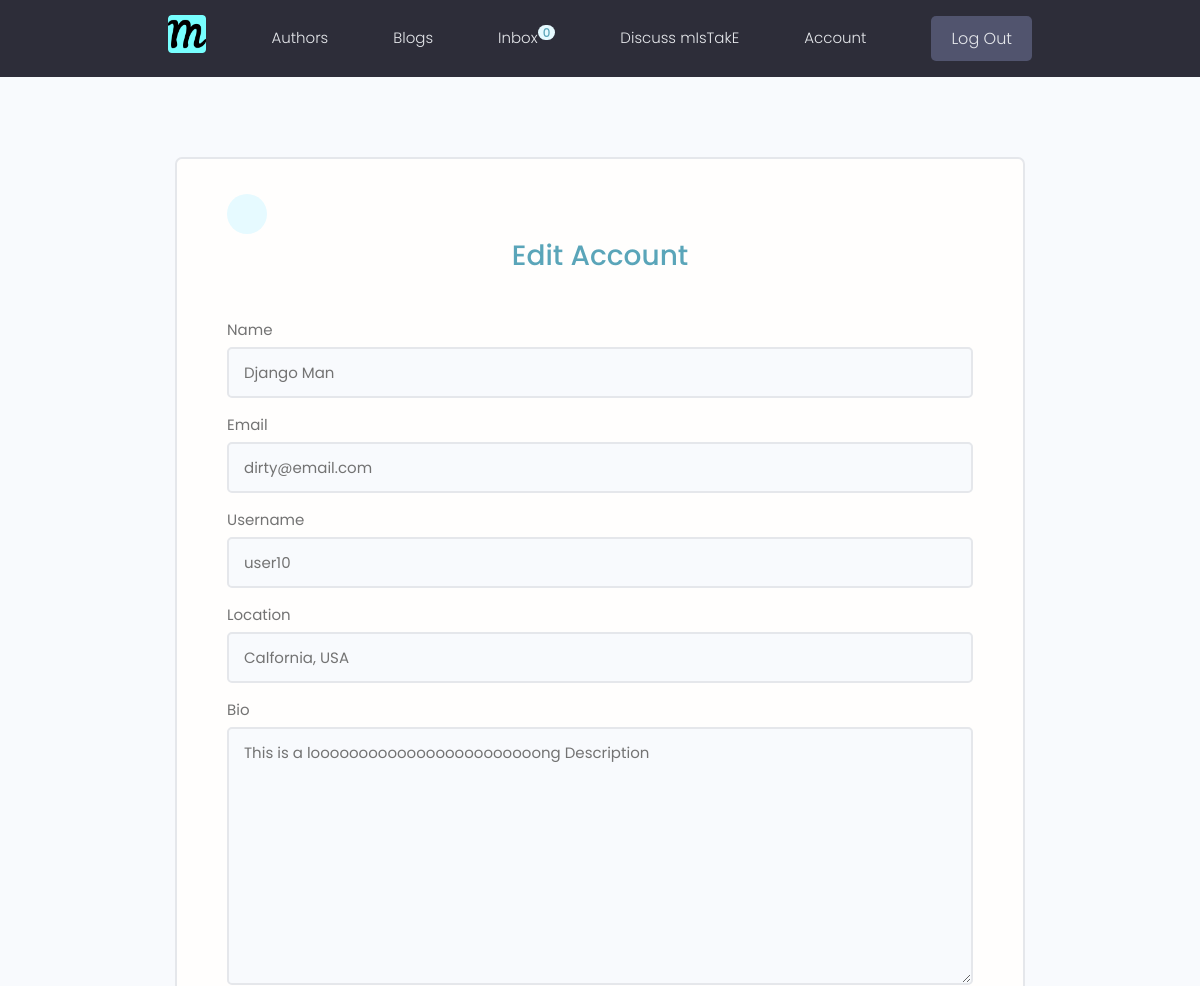
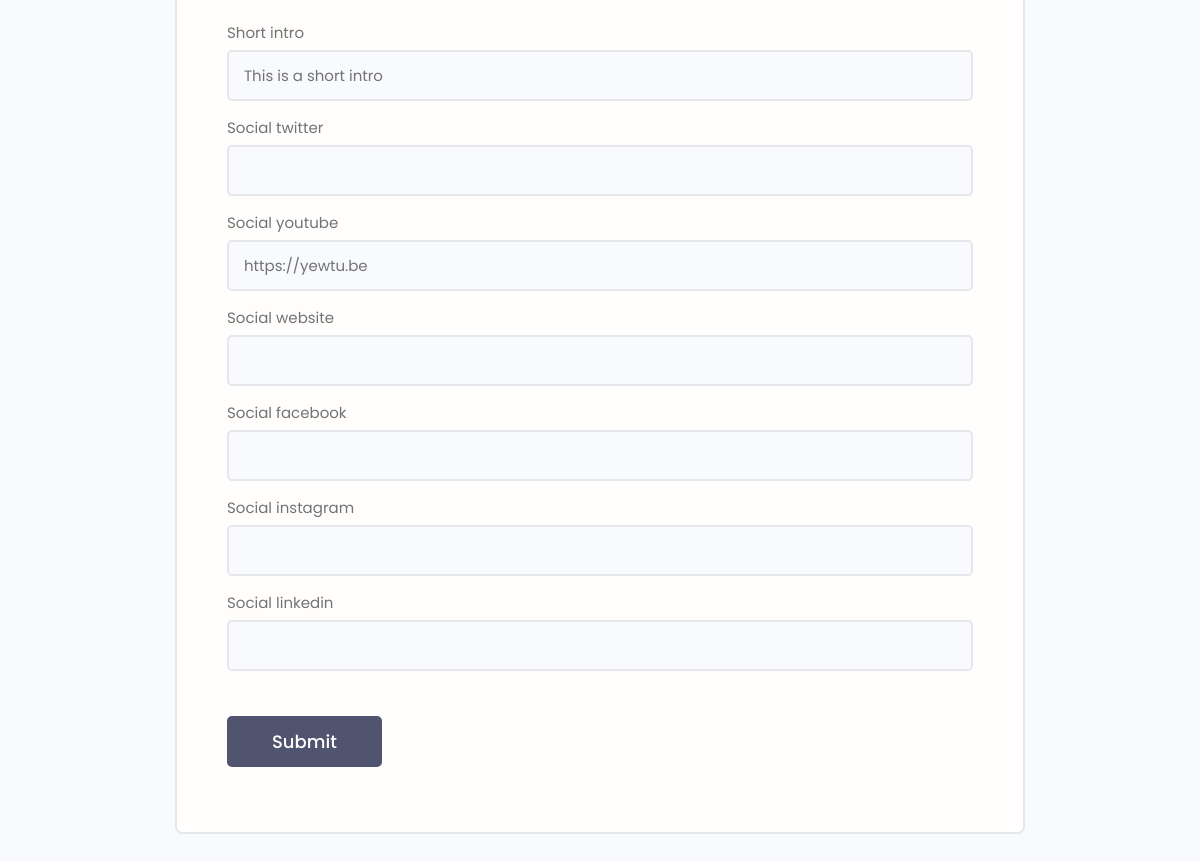
/users/edit-account/ (signed in), run on the app's committed database (2 pictures, top to bottom).
### users/models.py (models this page shows, shortened)
class Profile(models.Model):
    user = models.OneToOneField(
        User, on_delete=models.CASCADE, null=True, blank=True)
    name = models.CharField(max_length=200, null=True, blank=True)
    email = models.EmailField(
        max_length=400, unique=True, null=True, blank=True)
    username = models.CharField(max_length=200, blank=True, null=True)
    location = models.CharField(max_length=200, default="Earth, Milky Way")
    short_intro = models.CharField(
        max_length=300, default="BTW, I never wrote an intro BD")
    bio = models.TextField(blank=True, null=True)
    profile_image = CloudinaryField('image', default='default.jpg')
    social_instagram = models.CharField(max_length=200, null=True, blank=True)
    social_facebook = models.CharField(max_length=200, null=True, blank=True)
    social_twitter = models.CharField(max_length=200, null=True, blank=True)
    social_linkedin = models.CharField(max_length=200, null=True, blank=True)
    social_youtube = models.CharField(max_length=200, null=True, blank=True)
    social_website = models.CharField(max_length=200, null=True, blank=True)
    created = models.DateTimeField(auto_now_add=True)
    id = models.UUIDField(default=uuid.uuid4,
                          primary_key=True, unique=True, editable=False)
    class Meta:
        ordering = ['-created']

### users/views.py (the view)
# urls.py: path('edit-account/', views.editAccount, name="edit-account"),
@login_required(login_url='login')
def editAccount(request):
    profile = request.user.profile
    form = ProfileForm(instance=profile)
    if request.method == "POST":
        form = ProfileForm(request.POST, request.FILES, instance=profile)
        if form.is_valid():
            form.save()
            return redirect('account')
    context = {'form': form}
    return render(request, 'users/profile_form.html', context)

### users/forms.py
class ProfileForm(ModelForm):
    class Meta:
        model = Profile
        fields = ['name', 'email', 'username',
                  'location', 'bio', 'short_intro', 'social_twitter', 'social_youtube', 'social_website', 'social_facebook', 'social_instagram', 'social_linkedin']
    def __init__(self, *args, **kwargs):
        super(ProfileForm, self).__init__(*args, **kwargs)
        for name, field in self.fields.items():
            field.widget.attrs.update({
                'class': 'input input--text'
            })

### users/templates/users/profile_form.html (shortened to what this page needs)
{% extends 'main.html' %}
{% block content %}
<main class="formPage my-xl">
    <div class="content-box">
        <div class="formWrapper">
            <a class="backButton" href="{% url "account" %}"></a>
            <h4 style="text-align:center;color:var(--color-main)">Edit Account</h4>
            <br>
            <form class="form" method="POST">
                {% for field in form %}
                    <div class="form__field">
                        <label for="formInput#text">{{field.label}}</label>
                        {{field}}
                    </div>
                {% endfor %}
                <input class="btn btn--sub btn--lg  my-md" type="submit" value="Submit" />
            </form>
        </div>
    </div>
</main>
{% endblock content %}

### templates/navbar.html (shortened to what this page needs)
{% load static %}
<div>
  <header class="header" >
    <div class="container container--narrow">
      <a href="{% url 'blogs'%}" class="header__logo">
        <img src="{% static 'images/favicon/android-chrome-512x512.png'%}" alt="Mistakes - We make mistakes logo" />
      </a>
      <nav class="header__nav">
        <ul class="header__menu">
          <li class="header__menuItem"><a href="{% url 'profiles' %}">Authors</a></li>
          <li class="header__menuItem"><a href="{% url 'blogs' %}">Blogs</a></li>
          {% if request.user.is_authenticated %}
          <li class="header__menuItem"><a href="{% url 'inbox' %}">Inbox<sup class='tag tag--pill tag--main'
                style="padding:5px;height:15px">{{request.user.profile.messages.all.count}}</sup></a>
          </li>
          <li class="header__menuItem"><a href="{% url 'create-blog' %}?next=account"> Discuss mIsTakE</a></li>
          <li class="header__menuItem"><a href="{% url 'account' %}"> Account </a></li>
          <li class="header__menuItem"><a href="{% url 'logout' %}" class="btn btn--sub">Log Out</a></li>
          {% else %}
          <li class="header__menuItem"><a href="{% url 'login' %}" class="btn btn--sub">Login/Sign Up</a></li>
          {% endif %}
        </ul>
      </nav>
    </div>
  </header>
  <div>

### static/styles/app.css (style rules this page uses)
:root { --color-sub: #2d2d39; }
.btn--sub { background-color: var(--color-sub-light); }
img { width: 100%; }
.content-box { width: 95%; max-width: 85rem; margin: 0 auto; }
.header { position: sticky; z-index: 111; background-color: var(--color-sub); padding: 1.5rem 0; }
.header>.container { display: flex; justify-content: space-between; align-items: center; }
.header__logo>img { height: 3.8rem; }
.header__nav>ul { display: inline-flex; align-items: center; list-style: none; gap: 6.5rem; }
.header__menuItem>a { color: var(--color-light); font-weight: 300; }
.backButton { background: var(--color-main-light); color: var(--color-main); width: 4rem; height: 4rem; display: flex; align-items: center; justify-content: center; border-radius: 50%; }
.formPage .formWrapper { list-style: none; background: var(--color-white); padding: 3.5rem 5rem; border: 2px solid var(--color-light); border-radius: 0.7rem; }

### static/uikit/styles/modules/_variables.css (style rules this page uses)
:root { --color-main: #5aa5b9; --color-main-light: #e6faff; --color-sub: #3f4156; --color-sub-light: #51546e; --color-sub-lighter: #ededfd; --color-text: #737373; --color-gray: #8b8b8b; --color-light: #e5e7eb; --color-light-gray: #767676; --color-bg: #f8fafd; --color-white: #fffefd; --color-white-light: #f3f3f3; --color-success: #359e64; --color-success-bg: #def8e8; --color-error: #fc4b0b; --color-error-bg: #fff2ee; --font-base: 'Poppins', arial, helvetica, 'Segoe UI', roboto, ubuntu, sans-serif; --font-monospace: 'Fira Code', 'Courier New', courier, monospace; --font-regular: 300; --font-medium: 500; --font-bold: 700; --generic-shadow: 1px 1px 5px #00000010; --generic-transition: all 0.3s ease-in-out; }

### static/uikit/styles/modules/_base.css (style rules this page uses)
* { margin: 0; padding: 0; box-sizing: border-box; text-rendering: optimizeLegibility; color: inherit; font-size: inherit; }
html { font-size: 50%; }
@media only screen and (min-width: 480px) { html { font-size: 56.25%; } }
@media only screen and (min-width: 1200px) { html { font-size: 62.5%; } }
body { line-height: 1.6; font-weight: 400; font-size: 1.5rem; color: var(--color-text); background-color: var(--color-bg); min-height: 100vh; }

### static/uikit/styles/modules/_typography.css (style rules this page uses)
* { font-family: var(--font-base); }
h4 { font-size: 2.8rem; font-weight: var(--font-medium); }
a { padding-bottom: 2px; text-decoration: none; display: inline-block; color: var(--color-main); font-weight: var(--font-medium); }

### static/uikit/styles/modules/_utilities.css (style rules this page uses)
.container { width: 92%; max-width: 165rem; margin: 0 auto; box-sizing: border-box; }
.container--narrow { width: 92%; max-width: 120rem; }
@media screen and (min-width: 1000px) { .container { width: 90%; } }
@media screen and (min-width: 1000px) { .container--narrow { width: 85%; } }
@media screen and (min-width: 1200px) { .container { width: 80%; } }
@media screen and (min-width: 1200px) { .container--narrow { width: 72%; } }
.my-md { margin: 3rem auto; }
.my-xl { margin: 8rem auto; }

### static/uikit/styles/modules/_button.css (style rules this page uses)
.btn { display: inline-block; position: relative; cursor: pointer; background-color: var(--color-light); font-weight: var(--font-medium); color: var(--color-sub); text-decoration: none; padding: 1rem 2rem; border-radius: 0.5rem; border: none; width: -webkit-fit-content; width: -moz-fit-content; width: fit-content; height: -webkit-fit-content; height: -moz-fit-content; height: fit-content; font-size: 1.6rem; outline-width: 0; outline-color: transparent; -webkit-backface-visibility: hidden; backface-visibility: hidden; transition: all 0.3s ease-in-out; }
.btn--sub { background-color: var(--color-sub); color: var(--color-white); }
.btn--lg { font-size: 1.8rem; padding: 1.2rem 4.5rem; }

### static/uikit/styles/modules/_form.css (style rules this page uses)
.form { display: block; }
.form__field { margin-top: 1.5rem; margin-bottom: 1.5rem; }
.form__label, .form__field > label { display: block; margin-bottom: 0.5rem; color: var(--color-text); }
input.input[type='text'], input.input[type='email'], input.input[type='password'], input.input[type='number'], textarea.input { min-width: 24rem; width: 100%; padding: 1.2rem 1.5rem; border-radius: 0.5rem; border: 2px solid var(--color-light); transition: all 0.3s ease-in-out; background-color: var(--color-bg); }

### static/uikit/styles/modules/_tag.css (style rules this page uses)
.tag { display: inline-flex; align-items: center; background-color: var(--color-sub); height: -webkit-fit-content; height: -moz-fit-content; height: fit-content; width: -webkit-fit-content; width: -moz-fit-content; width: fit-content; border-radius: 0.5rem; padding: 0.5rem 1.5rem; font-size: 1.2rem; cursor: pointer; }
.tag--pill { border-radius: 5rem; }
.tag--main, .tag--main > small { background: var(--color-main-light); color: var(--color-main); font-weight: 500; }

### data on the page
Profile: form "Django Man" "dirty@email.com" "user10" "Calfornia, USA" "This is a loooooooooooooooooooooooong Description" "This is a short intro" "https://yewtu.be"

### other printed values
{{ request.user.profile.messages.all.count }} "0"
{{ field.label }} "Name" "Email" "Username" "Location" "Bio" "Short intro" "Social twitter" "Social youtube" "Social website" "Social facebook" "Social instagram" "Social linkedin"
